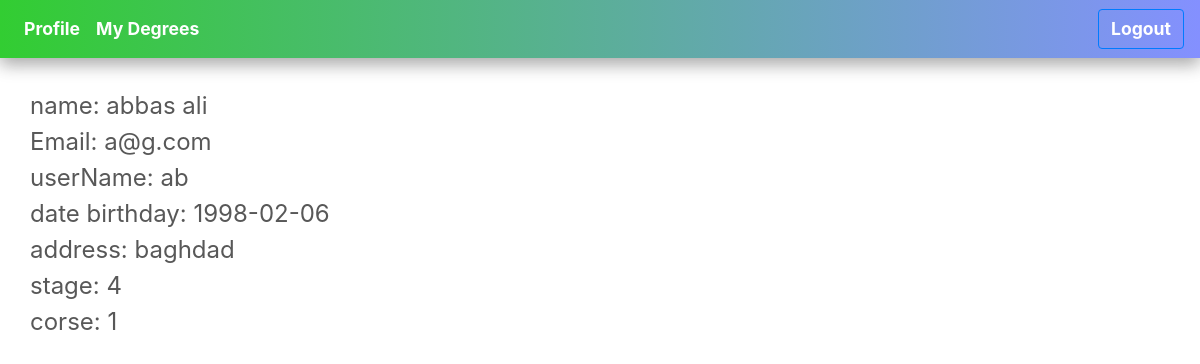
Screenshot of /welcomeStudent.php (signed in) with the database file from the repository.
### tables this page shows
CREATE TABLE `student` (
  `ID_stu` int(11) NOT NULL,
  `stu_first_name` varchar(20) NOT NULL,
  `stu_last_name` varchar(20) NOT NULL,
  `stu_email` varchar(25) NOT NULL,
  `stu_user_name` varchar(20) NOT NULL,
  `stu_password` varchar(20) NOT NULL,
  `stu_age` date NOT NULL,
  `stu_address` varchar(20) NOT NULL,
  `stu_stage` int(11) NOT NULL,
  `stu_status` tinyint(4) NOT NULL,
  `corse` int(11) NOT NULL,
  `dep_id` int(11) DEFAULT NULL
);

### welcomeStudent.php (the view, shortened to what this page needs)
<?php
$host = "localhost";
$user = "root";
$password = "";
$db = "unvdb";
$link = mysqli_connect($host,$user,$password,$db);
?>
<!DOCTYPE html>
<html>
<head>
<link rel="stylesheet" href="https://cdnjs.cloudflare.com/ajax/libs/uikit/3.0.3/css/uikit.min.css" />
<link rel="stylesheet" href="https://stackpath.bootstrapcdn.com/bootstrap/4.2.1/css/bootstrap.min.css">
<link rel="stylesheet" href="css/style3.css" type="text/css" >
</head>
<?php
$email =  $_SESSION['email'];
$password = $_SESSION['password'];
if ($_SESSION['email'] == true){
    $sql = "select * from student where stu_email = '".$email."' AND stu_password = '".$password."'";
    $result = mysqli_query($link,$sql);
    ?>
<nav class="navbar navbar-expand-lg navbar-light bg-light navCol">
  <div class="collapse navbar-collapse " id="navbarNav">
    <ul class="navbar-nav">
    <li class="nav-item">
    <a class="nav-link " id="icol" href="welcomeStudent.php">Profile</a>
    </li>
      <li class="nav-item">
      <a class="nav-link " id="icol" href="seeDegree.php">My Degrees</a>
      </li>
    </ul>
  </div>
  <button type="button" class="btn btn-outline-primary "> <a id="icol" href="logOut.php">Logout</a></button>
</nav>
    <div class="prof">
    <?php
    while($row = mysqli_fetch_array($result)){
        echo  "name: ".$row['stu_first_name']." ".$row['stu_last_name'];
        echo "<br />";
        echo  "Email: ".$row['stu_email'];
        echo "<br />";
        echo  "userName: ".$row['stu_user_name'];
        echo "<br />";
        echo  "date birthday: ".$row['stu_age'];
        echo "<br />";
        echo  "address: ".$row['stu_address'];
        echo "<br />";
        echo  "stage: ".$row['stu_stage'];
        echo "<br />";
        echo  "corse: ".$row['corse'];
        echo "<br />";
    }
}
else{
    header("location: loginStudent.php");
}
?>
</div>
</body>
</html>

### css/style3.css (style rules this page uses)
.navCol { box-shadow: 0 6px 15px 0 rgba(0, 0, 0, 0.2), 0 6px 20px 0 rgba(0, 0, 0, 0.19); background-image: linear-gradient(to right, #32CD32 , #8490FF); }
#icol { color:white; font-size: 1.1rem; font-weight: bold; }
.prof { color: rgb(88, 88, 88); padding: 30px; font-size: 1.5rem; }

### rows the page displays
student: stu_first_name "abbas", stu_last_name "ali", stu_email "a@g.com", stu_user_name "ab", stu_age "1998-02-06", stu_address "baghdad", stu_stage "4", corse "1"
